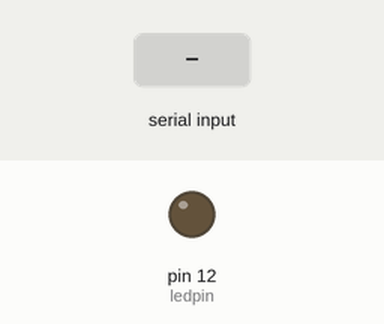
Recording of a sketch running on a simulated Arduino Uno, built with avr-gcc and run on an emulated ATmega328P. On the bench: output pins drawn as LEDs (lit = HIGH). The test bench sets the inputs (shaded band).

Above: at 1.2 s.
1.3 s: "ROSHAN" received over Serial
At 3.5 s:
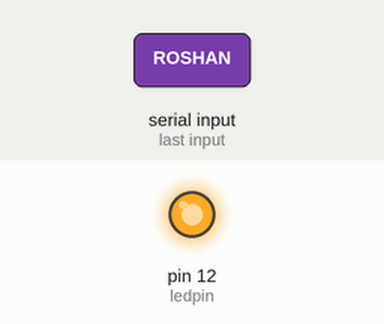
3.8 s: "KHAMOSH" received over Serial
At 5.5 s:
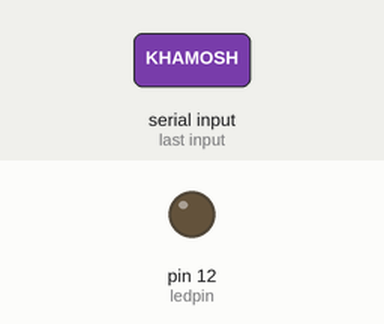
Timing chart, 0 to 7.0 s (numbered marks = the images above; inputs shaded):
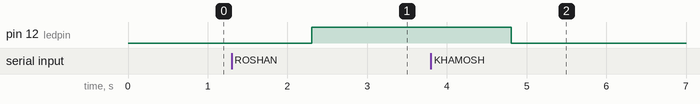

Measured:
- after the input at 1.3 s, pin 12 (ledpin): LOW → HIGH after 1.0 s
- after the input at 3.8 s, pin 12 (ledpin): HIGH → LOW after 1.0 s

The sketch:

ROSHAN_KHAMOSH.ino
```cpp
const int ledpin=12;
void setup() {
  pinMode(ledpin,OUTPUT);
  Serial.begin(9600);
}

void loop() {
if(Serial.available()> 0){
  String value = Serial.readString();

  if(value == "ROSHAN"){
     digitalWrite(ledpin,HIGH);
    }else if(value == "KHAMOSH"){
           digitalWrite(ledpin,LOW);
    };

  };

}
```
